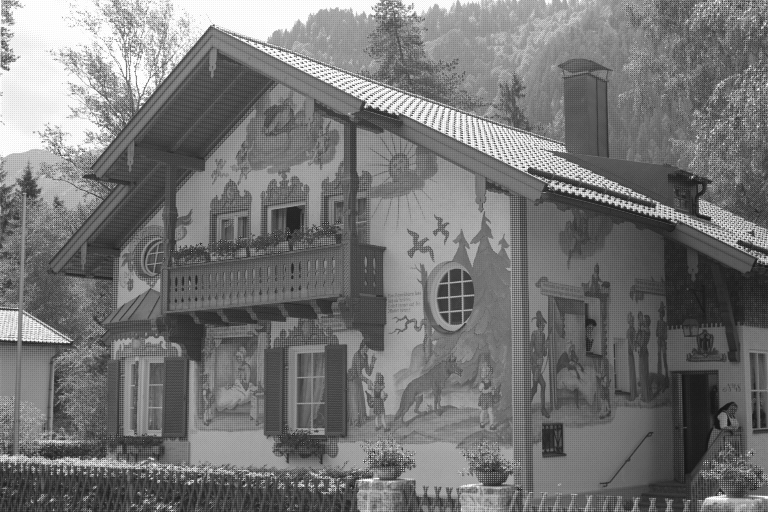
#> input picture 1 Demosaic/images/10.png, 768 x 512 px, found by its file name
$ jupyter execute --allow-errors prokudin.ipynb   (shell and % lines are left out)
#> lines starting #> are read from the running program, lines starting #| are printed output that depends on the picture
Базовое совмещение

[cell 1]
import numpy as np
from scipy.fft import fft2, ifft2
from skimage.io import imread
import matplotlib.pyplot as plt

[cell 2]
image_0 = imread('10.png')
#> image_0 is the input picture: shape (512, 768); min 19, max 255, mean 117.5
#> (the rest of this cell did not finish here and is left out)

[cell 3]
def quick_preprocessing(image, padding=.05):
#> called with padding = 0.05
    rgb = np.dstack(np.array_split(image[:image.shape[0]//3*3], 3, axis=0)[:][:image.shape[0] // 3][::-1])
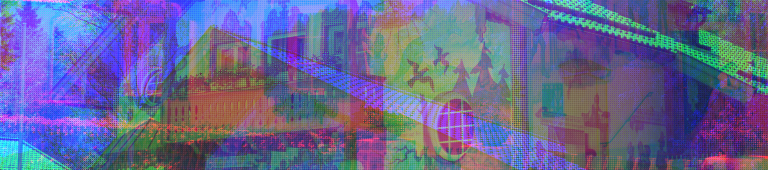
#> rgb: shape (170, 768, 3); mean of channels 0, 1, 2 102.9, 102.3, 147.5; drawn as R, G, B
    rgb = rgb[int(padding*rgb.shape[0]): int(-padding*rgb.shape[0]), int(padding*rgb.shape[1]): int(-padding*rgb.shape[1]), :]
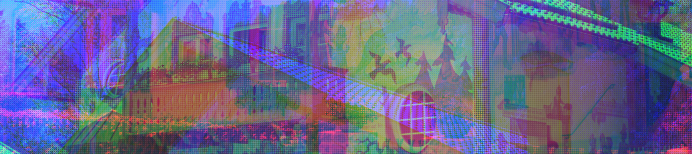
#> rgb: shape (154, 692, 3); mean of channels 0, 1, 2 103.4, 101.4, 143.3; drawn as R, G, B
    return rgb

metrics = {
    'mse': lambda x, y: np.sum((x-y)**2),
    'cross_correlation': lambda x, y: np.sum(x * y) / np.sqrt(np.sum(x**2) * np.sum(y**2))
}

def calibrate_image(image):
    shift_best = np.array([(0, 0), (0, 0), (0, 0)])
#> shift_best = [[0, 0], [0, 0], [0, 0]]
    for scale in [1/2**i for i in range(np.log2(image.shape[1] / 500).astype(int), -1, -1)]:
        image_shifted = np.pad(cv2.resize(image, None, fx=scale, fy=scale), ((30,30), (30,30), (0,0)))
        for i in range(image_shifted.shape[-1]):
            image_shifted[:,:,i] = np.roll(image_shifted[:,:,i], shift_best[i], (0, 1))
        shift_scale_best = np.array([(0, 0), (0, 0), (0, 0)])
        shift_scale_metric_best = np.inf
        for i in [0, 1]:
            for shift_x in range(-30, 30):
                for shift_y in range(-30, 30):
                    shifted_channel = np.roll(image_shifted[:,:,i], (shift_x, shift_y), (0, 1))
                    shift_metric = metrics['mse'](
                        image_shifted[:,:,2],
                        shifted_channel,
                    )
                    if shift_metric < shift_scale_metric_best:
                        shift_scale_metric_best = shift_metric
                        shift_scale_best[i] = (shift_x, shift_y)
                        image_shifted[:,:,i] = shifted_channel

        shift_scale_best -= shift_scale_best.mean(axis=0).astype(int)
        shift_best += shift_scale_best * int(1/scale)

    image_shifted = image.copy()
    for i in range(image.shape[-1]):
        image_shifted[:,:,i] = np.roll(image_shifted[:,:,i], shift_best[i], (0, 1))

    return image_shifted

# plt.imshow(quick_preprocessing(image_0)
#> (the rest of this cell did not finish here and is left out)

[cell 4]
def quick_preprocessing(image, padding=.05):
    rgb = np.dstack(np.array_split(image[:image.shape[0]//3*3], 3, axis=0)[:][:image.shape[0] // 3][::-1])
    rgb = rgb[int(padding*rgb.shape[0]): int(-padding*rgb.shape[0]), int(padding*rgb.shape[1]): int(-padding*rgb.shape[1]), :]
    return rgb

def calibrate_image_improved(image):
    r_to_g_channel_shift = ifft2(fft2(image[:,:,0]) * np.conj(fft2(image[:,:,1]))).real
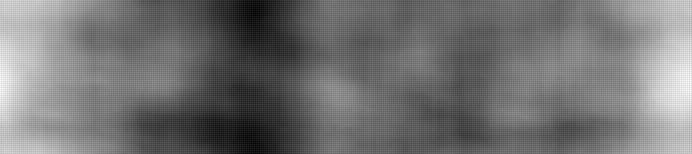
#> r_to_g_channel_shift: shape (154, 692) float64; min 1.07e+09, max 1.17e+09, mean 1.12e+09; drawn with min black and max white
    b_to_g_channel_shift = ifft2(fft2(image[:,:,2]) * np.conj(fft2(image[:,:,1]))).real
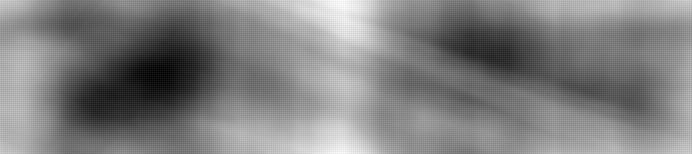
#> b_to_g_channel_shift: shape (154, 692) float64; min 1.49e+09, max 1.61e+09, mean 1.55e+09; drawn with min black and max white


    r_shift = np.array(np.unravel_index(np.argmax(r_to_g_channel_shift), image.shape[:2]))
#> r_shift = [80, 0]
    b_shift = np.array(np.unravel_index(np.argmax(b_to_g_channel_shift), image.shape[:2]))
#> b_shift = [4, 342]
    wrap_shift = lambda x: (x + np.array(image.shape)[:2] // 2) % image.shape[:2] - np.array(image.shape)[:2] // 2

    shift = np.array([wrap_shift(r_shift), (0, 0), wrap_shift(b_shift)])
#> shift = [[-74, 0], [0, 0], [4, 342]]
    shift -= shift.mean(axis=0).astype(int)
#> shift = [[-51, -114], [23, -114], [27, 228]]

    image_shifted = image.copy()
    image_shifted[:,:,0] = np.roll(image_shifted[:,:,0], -shift[0], (0, 1))
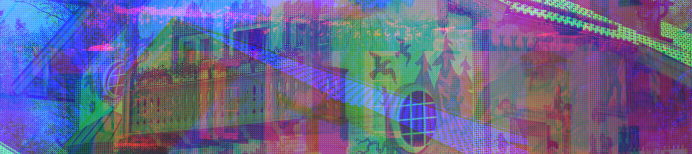
#> image_shifted: shape (154, 692, 3); mean of channels 0, 1, 2 103.4, 101.4, 143.3; drawn as R, G, B
    image_shifted[:,:,1] = np.roll(image_shifted[:,:,1], -shift[1], (0, 1))
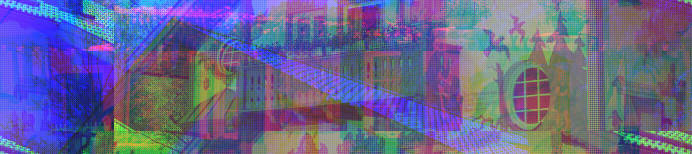
#> image_shifted: shape (154, 692, 3); mean of channels 0, 1, 2 103.4, 101.4, 143.3; drawn as R, G, B
    image_shifted[:,:,2] = np.roll(image_shifted[:,:,2], -shift[2], (0, 1))
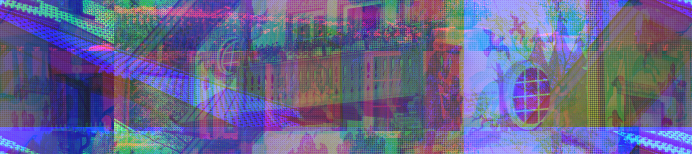
#> image_shifted: shape (154, 692, 3); mean of channels 0, 1, 2 103.4, 101.4, 143.3; drawn as R, G, B

    return image_shifted

# plt.imshow(quick_preprocessing(image_0))
plt.imshow(calibrate_image_improved(quick_preprocessing(image_0)))

$ run again, with 1 Demosaic/images/01.png copied over 1 Demosaic/images/10.png
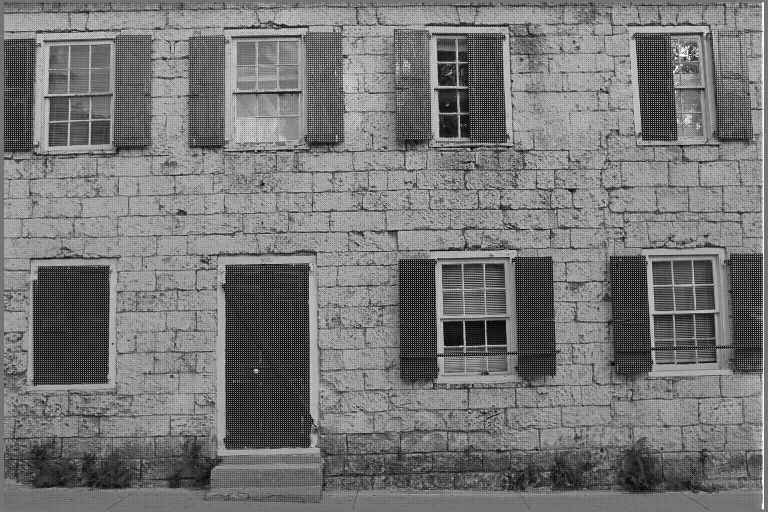
#> input picture 1 Demosaic/images/01.png, 768 x 512 px, found by its file name
#> image_0 is the input picture: shape (512, 768); min 2, max 255, mean 117.6
#> shift_best = [[0, 0], [0, 0], [0, 0]]
#> in calibrate_image_improved, `b_to_g_channel_shift = ifft2(fft2(image[:,:,2]) * np.conj(fft2(image[:..`:
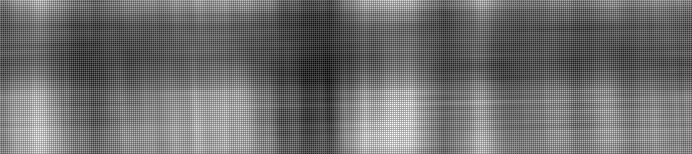
#> b_to_g_channel_shift: shape (154, 692) float64; min 1.6e+09, max 1.71e+09, mean 1.65e+09; drawn with min black and max white
#> r_shift = [32, 0]
#> b_shift = [124, 394]
#> in calibrate_image_improved, `shift = np.array([wrap_shift(r_shift), (0, 0), wrap_shift(b_shift)])`: shift = [[32, 0], [0, 0], [-30, -298]]
#> in calibrate_image_improved, `shift -= shift.mean(axis=0).astype(int)`: shift = [[32, 99], [0, 99], [-30, -199]]
#> in calibrate_image_improved, `image_shifted[:,:,2] = np.roll(image_shifted[:,:,2], -shift[2], (0, 1))`:
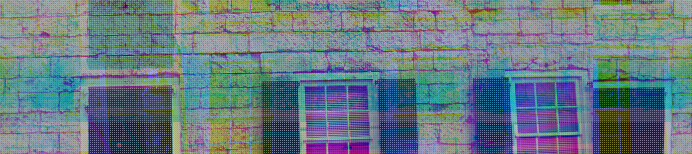
#> image_shifted: shape (154, 692, 3); mean of channels 0, 1, 2 104.8, 122, 126.5; drawn as R, G, B

$ run again, with 1 Demosaic/images/02.png copied over 1 Demosaic/images/10.png
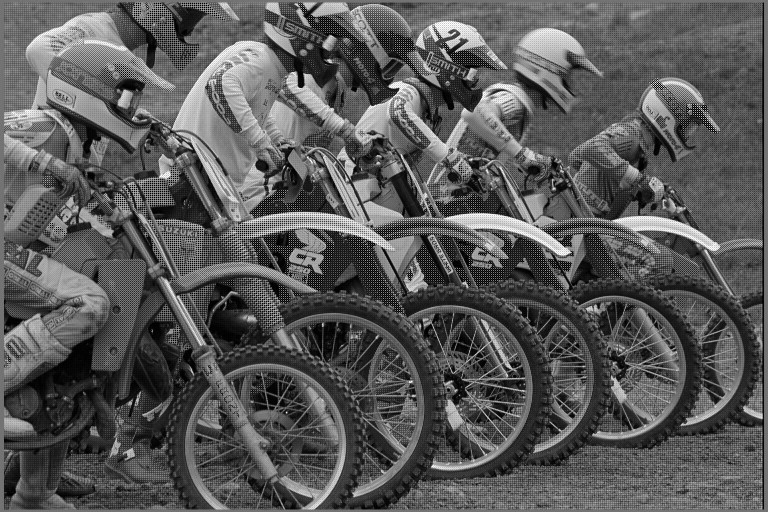
#> input picture 1 Demosaic/images/02.png, 768 x 512 px, found by its file name
#> image_0 is the input picture: shape (512, 768); min 0, max 255, mean 88.6
#> shift_best = [[0, 0], [0, 0], [0, 0]]
#> in calibrate_image_improved, `b_to_g_channel_shift = ifft2(fft2(image[:,:,2]) * np.conj(fft2(image[:..`:
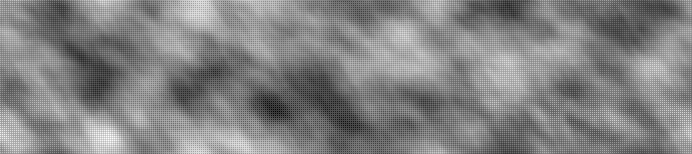
#> b_to_g_channel_shift: shape (154, 692) float64; min 917175699, max 1.01e+09, mean 966370881; drawn with min black and max white
#> r_shift = [88, 326]
#> b_shift = [136, 110]
#> in calibrate_image_improved, `shift = np.array([wrap_shift(r_shift), (0, 0), wrap_shift(b_shift)])`: shift = [[-66, 326], [0, 0], [-18, 110]]
#> in calibrate_image_improved, `shift -= shift.mean(axis=0).astype(int)`: shift = [[-38, 181], [28, -145], [10, -35]]
#> in calibrate_image_improved, `image_shifted[:,:,2] = np.roll(image_shifted[:,:,2], -shift[2], (0, 1))`:
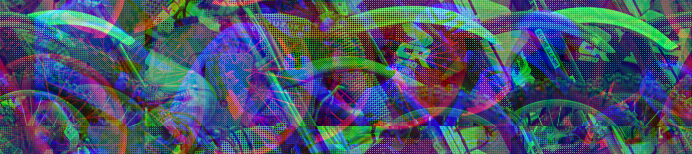
#> image_shifted: shape (154, 692, 3); mean of channels 0, 1, 2 72.8, 84.6, 107.2; drawn as R, G, B
